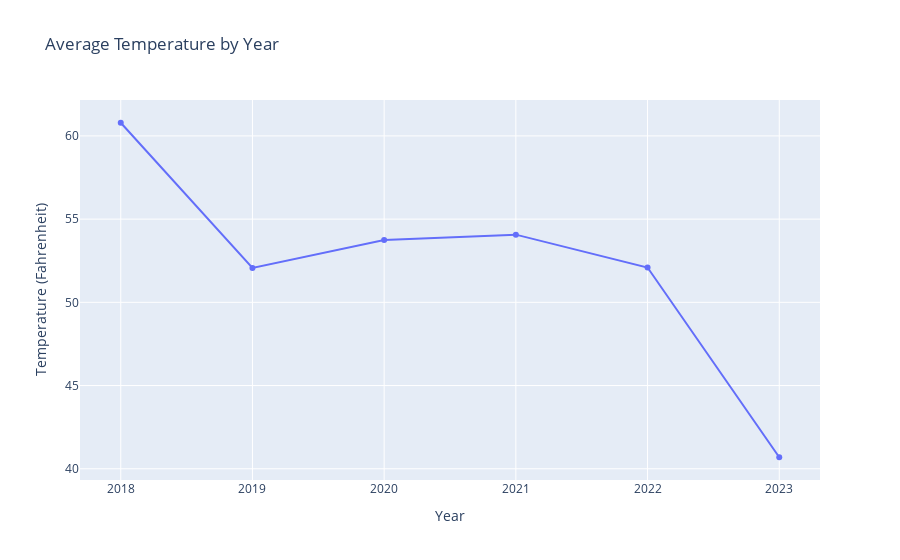

The cell this chart's notebook holds for it:
### Code cell
#Plot to show Avergage Temperature by Year.
import plotly.graph_objects as go

yearly_temperatures = df.groupby("Year")["Target_Fahrenheit"].mean()

# Create the line plot
fig = go.Figure(data=go.Scatter(x=yearly_temperatures.index, y=yearly_temperatures.values))

# Set the axis labels and title
fig.update_layout(
    xaxis_title="Year",
    yaxis_title="Temperature (Fahrenheit)",
    title="Average Temperature by Year"
)

# Display the plot
fig.show()

### Figure 1 — Plotly figure (JSON) as saved in the notebook; plotly's stock layout.template omitted (floating-point values rounded to 4 significant figures)
{"data": [{"type": "scatter", "x": [2018, 2019, 2020, 2021, 2022, 2023], "y": [60.79, 52.07, 53.75, 54.07, 52.09, 40.69]}], "layout": {"title": {"text": "Average Temperature by Year"}, "xaxis": {"title": {"text": "Year"}}, "yaxis": {"title": {"text": "Temperature (Fahrenheit)"}}}}
